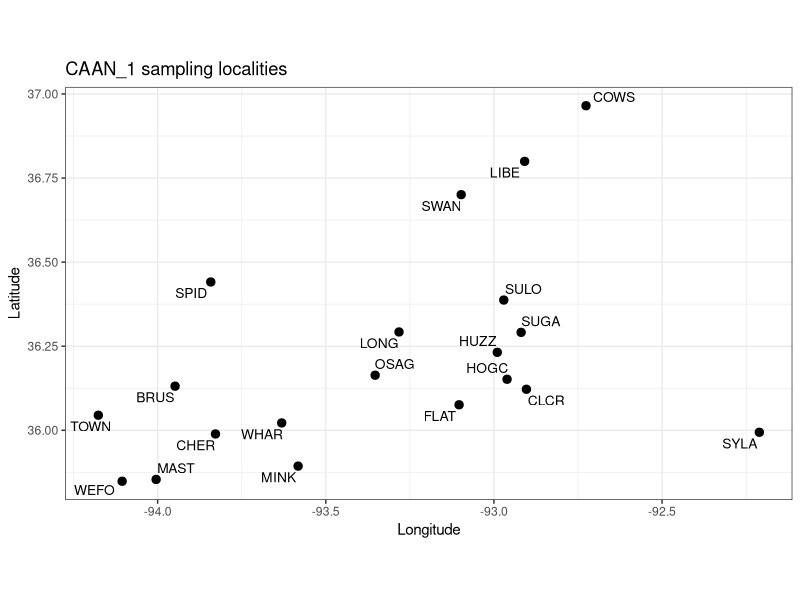
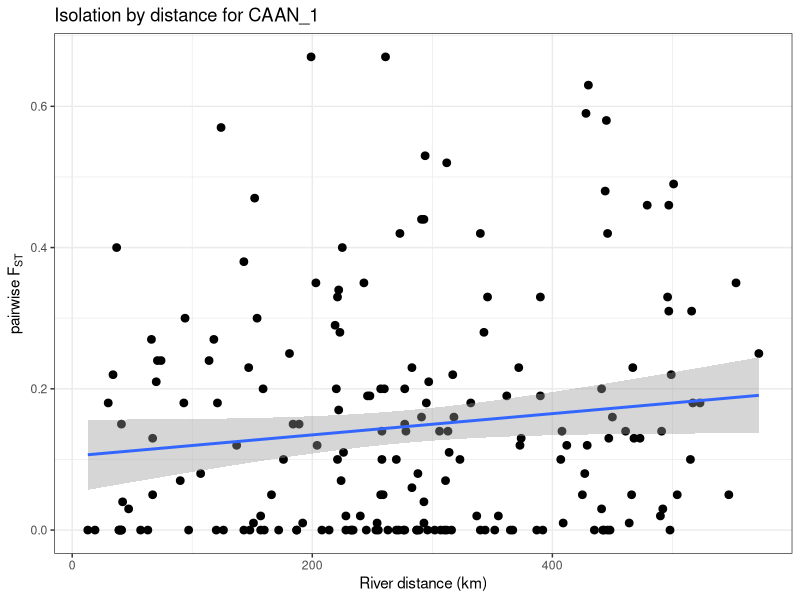

These figures' R source, in order:
############################
## CAAN_1 workflow
## 1) site coordinates
## 2) pairwise FST matrix
## 3) pairwise river-distance matrix (km)
## 4) long-format site-pair data frame
## 5) IBD plot using river distance
############################

library(ggplot2)
library(ggrepel)

# -------------------------
# 1) Site coordinates
# -------------------------
# These are the sampling coordinates for the 20 sites.
# Object name requested: CAAN_1_coords

CAAN_1_coords <- data.frame(
  site = c(
    "BRUS","CLCR","COWS","HOGC","HUZZ","LIBE","SUGA","SULO","SWAN","SYLA",
    "CHER","FLAT","LONG","MAST","MINK","OSAG","SPID","TOWN","WEFO","WHAR"
  ),
  lat = c(
    36.131211, 36.122016, 36.965145, 36.151714, 36.231834,
    36.799673, 36.291167, 36.387254, 36.700713, 35.994070,
    35.989033, 36.075829, 36.292399, 35.853857, 35.893545,
    36.163822, 36.441026, 36.044794, 35.848494, 36.021875
  ),
  lon = c(
    -93.948083, -92.903423, -92.726148, -92.960925, -92.990015,
    -92.908690, -92.919110, -92.970669, -93.097324, -92.210800,
    -93.827983, -93.103605, -93.282247, -94.004442, -93.582264,
    -93.353172, -93.841951, -94.176363, -94.105501, -93.631034
  ),
  stringsAsFactors = FALSE
)

CAAN_1_coords

# -------------------------
# Quick map of sampling sites
# -------------------------
ggplot(CAAN_1_coords, aes(lon, lat)) +
  geom_point(size = 2.5) +
  geom_text_repel(aes(label = site), size = 3.5) +
  coord_fixed() +
  theme_bw() +
  labs(
    x = "Longitude",
    y = "Latitude",
    title = "CAAN_1 sampling localities"
  )

# -------------------------
# 2) Pairwise FST matrix
# -------------------------
# Enter the lower triangle of the pairwise FST matrix row-wise.
# Object name requested: CAAN_1_fst

# duplicate sites
sites <- CAAN_1_coords$site

# fst matrices
fst_vals <- c(
  0.00,
  0.01, 0.00,
  0.13, 0.00, 0.08,
  0.00, 0.00, 0.00, 0.04,
  0.00, 0.05, 0.18, 0.10, 0.05,
  0.63, 0.00, 0.10, 0.00, 0.00, 0.02,
  0.00, 0.10, 0.12, 0.25, 0.00, 0.08, 0.15,
  0.11, 0.17, 0.13, 0.33, 0.20, 0.40, 0.35, 0.21,
  0.00, 0.00, 0.00, 0.02, 0.00, 0.15, 0.01, 0.12, 0.05,
  0.00, 0.13, 0.14, 0.23, 0.05, 0.06, 0.16, 0.00, 0.19, 0.12,
  0.05, 0.00, 0.00, 0.00, 0.02, 0.11, 0.00, 0.20, 0.20, 0.00, 0.18,
  0.00, 0.00, 0.00, 0.07, 0.00, 0.00, 0.04, 0.00, 0.07, 0.00, 0.00, 0.00,
  0.00, 0.03, 0.02, 0.14, 0.02, 0.14, 0.13, 0.00, 0.00, 0.00, 0.00, 0.05, 0.00,
  0.42, 0.42, 0.44, 0.58, 0.48, 0.67, 0.59, 0.53, 0.07, 0.33, 0.44, 0.49, 0.40, 0.22,
  0.08, 0.01, 0.01, 0.14, 0.10, 0.28, 0.19, 0.20, 0.00, 0.00, 0.19, 0.01, 0.01, 0.00, 0.24,
  0.24, 0.13, 0.29, 0.12, 0.23, 0.15, 0.02, 0.34, 0.47, 0.16, 0.30, 0.12, 0.20, 0.27, 0.67, 0.30,
  0.03, 0.00, 0.00, 0.00, 0.03, 0.14, 0.05, 0.16, 0.10, 0.00, 0.15, 0.00, 0.00, 0.00, 0.35, 0.00, 0.18,
  0.24, 0.31, 0.28, 0.46, 0.33, 0.52, 0.46, 0.33, 0.00, 0.20, 0.27, 0.35, 0.23, 0.05, 0.10, 0.14, 0.57, 0.22,
  0.00, 0.18, 0.19, 0.31, 0.10, 0.18, 0.22, 0.00, 0.18, 0.14, 0.00, 0.25, 0.00, 0.00, 0.42, 0.21, 0.38, 0.18, 0.23
)

# make raw matrix
CAAN_1_fst <- matrix(
  NA_real_,
  nrow = length(sites),
  ncol = length(sites),
  dimnames = list(sites, sites)
)

# fill in opposite side 
CAAN_1_fst[lower.tri(CAAN_1_fst)] <- fst_vals
CAAN_1_fst[upper.tri(CAAN_1_fst)] <- t(CAAN_1_fst)[upper.tri(CAAN_1_fst)]
diag(CAAN_1_fst) <- 0

CAAN_1_fst # QC

# -------------------------
# 3) Pairwise river-distance matrix (km)
# -------------------------

# river distances values
rivdist_vals <- c(
  448,
  293, 289,
  447, 13, 288,
  446, 40, 287, 42,
  263, 259, 30, 258, 257,
  430, 39, 270, 39, 19, 240,
  296, 176, 137, 181, 187, 107, 184,
  226, 222, 67, 221, 220, 37, 203, 70,
  392, 148, 307, 157, 172, 277, 151, 204, 166,
  41, 468, 313, 467, 466, 283, 450, 316, 246, 412,
  504, 245, 344, 232, 228, 314, 228, 260, 277, 208, 523,
  233, 312, 157, 311, 310, 126, 293, 160, 90, 255, 253, 367,
  63, 492, 337, 491, 490, 306, 473, 340, 270, 435, 57, 547, 277,
  273, 446, 291, 445, 444, 261, 428, 294, 224, 390, 293, 501, 225, 317,
  427, 409, 254, 408, 407, 223, 390, 257, 187, 352, 248, 464, 192, 272, 114,
  74, 374, 219, 373, 372, 189, 355, 222, 152, 318, 94, 429, 159, 118, 199, 154,
  47, 443, 287, 442, 441, 258, 425, 291, 221, 387, 41, 498, 234, 41, 243, 214, 93,
  71, 497, 343, 497, 496, 312, 479, 346, 276, 441, 66, 553, 283, 67, 323, 278, 124, 34,
  97, 517, 362, 516, 515, 332, 499, 365, 295, 461, 120, 572, 302, 143, 340, 297, 143, 121, 147
)

# make empty matrix
CAAN_1_rivdists <- matrix(
  NA_real_,
  nrow = length(sites),
  ncol = length(sites),
  dimnames = list(sites, sites)
)

# fill in opposite side of matrix
CAAN_1_rivdists[lower.tri(CAAN_1_rivdists)] <- rivdist_vals
CAAN_1_rivdists[upper.tri(CAAN_1_rivdists)] <- t(CAAN_1_rivdists)[upper.tri(CAAN_1_rivdists)]
diag(CAAN_1_rivdists) <- 0

CAAN_1_rivdists

# -------------------------
# 4) Convert matrices to long format for IBD
# -------------------------

# Keep only one copy of each pair (lower triangle).
pair_idx <- lower.tri(CAAN_1_fst)

# 
CAAN_1_ibd_df <- data.frame(
  site1 = rownames(CAAN_1_fst)[row(CAAN_1_fst)[pair_idx]],
  site2 = colnames(CAAN_1_fst)[col(CAAN_1_fst)[pair_idx]],
  fst = CAAN_1_fst[pair_idx],
  river_distance_km = CAAN_1_rivdists[pair_idx],
  stringsAsFactors = FALSE
)

head(CAAN_1_ibd_df)

# -------------------------
# 5) IBD plot using river distance
# -------------------------
ggplot(CAAN_1_ibd_df, aes(river_distance_km, fst)) +
  geom_point(size = 2.3) +
  geom_smooth(method = "lm", se = TRUE) +
  theme_bw() +
  labs(
    x = "River distance (km)",
    y = expression(pairwise~F[ST]),
    title = "Isolation by distance for CAAN_1"
  )
